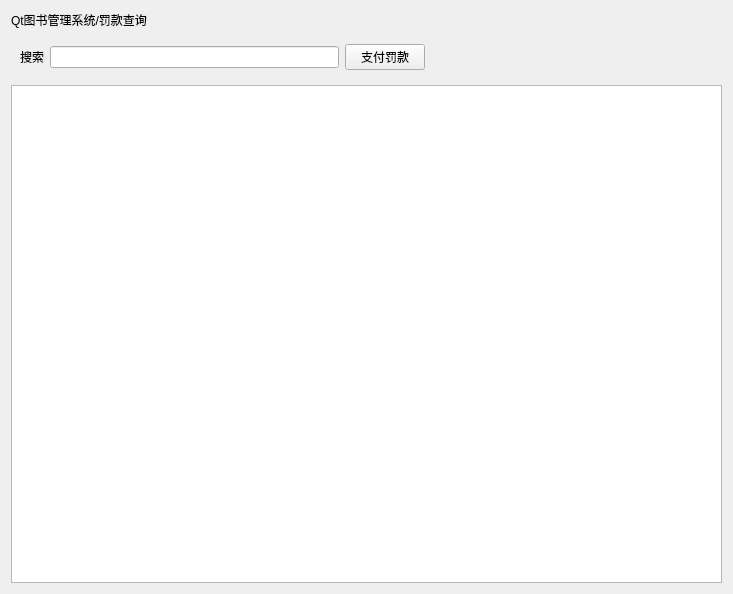
<?xml version="1.0" encoding="UTF-8"?>
<ui version="4.0">
 <class>cell_userfine</class>
 <widget class="QWidget" name="cell_userfine">
  <property name="geometry">
   <rect>
    <x>0</x>
    <y>0</y>
    <width>733</width>
    <height>594</height>
   </rect>
  </property>
  <property name="sizePolicy">
   <sizepolicy hsizetype="Preferred" vsizetype="Preferred">
    <horstretch>0</horstretch>
    <verstretch>0</verstretch>
   </sizepolicy>
  </property>
  <property name="windowTitle">
   <string>Form</string>
  </property>
  <layout class="QGridLayout" name="gridLayout_2">
   <item row="0" column="0">
    <widget class="QLabel" name="label_2">
     <property name="maximumSize">
      <size>
       <width>16777215</width>
       <height>20</height>
      </size>
     </property>
     <property name="text">
      <string>Qt图书管理系统/罚款查询</string>
     </property>
     <property name="alignment">
      <set>Qt::AlignLeading|Qt::AlignLeft|Qt::AlignVCenter</set>
     </property>
    </widget>
   </item>
   <item row="1" column="0">
    <widget class="QWidget" name="widget_2" native="true">
     <property name="maximumSize">
      <size>
       <width>16777215</width>
       <height>100</height>
      </size>
     </property>
     <layout class="QGridLayout" name="gridLayout">
      <item row="0" column="5">
       <spacer name="spacer">
        <property name="orientation">
         <enum>Qt::Horizontal</enum>
        </property>
        <property name="sizeHint" stdset="0">
         <size>
          <width>208</width>
          <height>20</height>
         </size>
        </property>
       </spacer>
      </item>
      <item row="0" column="2">
       <widget class="QLineEdit" name="le_search"/>
      </item>
      <item row="0" column="1">
       <widget class="QLabel" name="label">
        <property name="text">
         <string>搜索</string>
        </property>
       </widget>
      </item>
      <item row="0" column="3">
       <widget class="QPushButton" name="btu_del">
        <property name="text">
         <string>支付罚款</string>
        </property>
       </widget>
      </item>
     </layout>
    </widget>
   </item>
   <item row="2" column="0">
    <widget class="QTableView" name="tableView"/>
   </item>
  </layout>
 </widget>
 <resources/>
 <connections/>
</ui>
